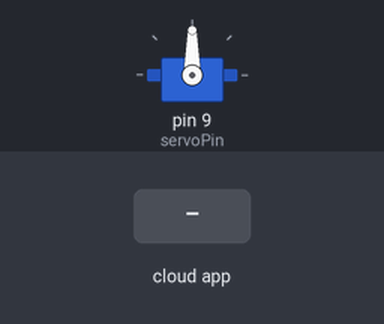
A sketch run on a simulated Arduino Uno, built with avr-gcc and run on an emulated ATmega328P. On the bench: servo. The test bench sets the inputs (shaded band). The ROS host is connected and sends only what is stated.

Above: at 1.2 s.
1.3 s: the phone or cloud app sets servo_topic to 0
At 2.0 s:
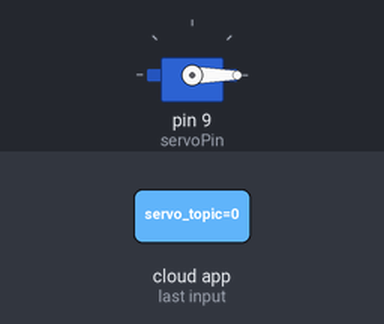
2.8 s: the phone or cloud app sets servo_topic to 45
At 3.1 s:
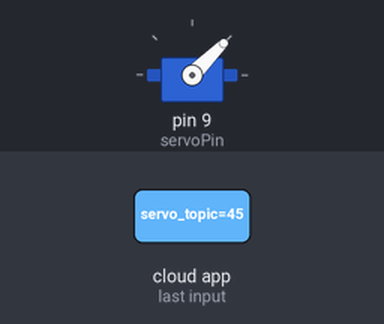
4.3 s: the phone or cloud app sets servo_topic to 180
At 5.5 s:
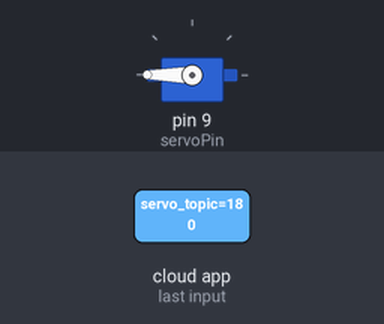
5.8 s: the phone or cloud app sets servo_topic to 90
At 6.6 s:
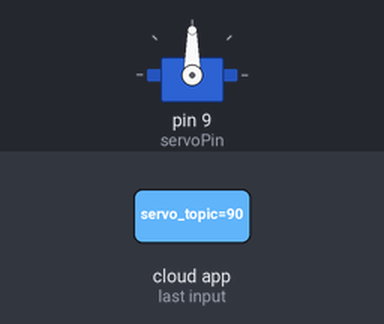
Timing chart, 0 to 8.3 s (numbered marks = the images above; inputs shaded):
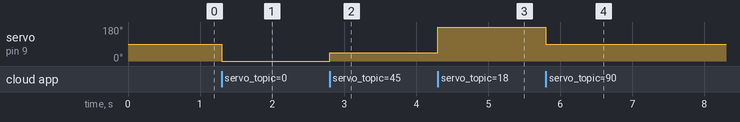

The sketch:

servo_motor.ino
```cpp
#include <ros.h>
#include <std_msgs/Int16.h>
#include <Servo.h>

// Define the servo pin
const int servoPin = 9;

// Create a Servo object
Servo myServo;

// ROS NodeHandle
ros::NodeHandle nh;

// Callback function for the subscriber
void servoCallback(const std_msgs::Int16& msg) {
  // Map the incoming value (0 to 180) to the servo range (0 to 180)
  int angle = map(msg.data, 0, 180, 0, 180);

  // Move the servo to the specified angle
  myServo.write(angle);
}

// ROS Subscriber
ros::Subscriber<std_msgs::Int16> servoSub("servo_topic", &servoCallback);

void setup() {
  // Start the serial communication
  Serial.begin(115200);

  // Attach the servo to the specified pin
  myServo.attach(servoPin);

  // Initialize the ROS node
  nh.initNode();

  // Subscribe to the servo topic
  nh.subscribe(servoSub);

  // Wait for the connection to be established
  nh.loginfo("Servo control node initialized");
}

void loop() {
  // Handle ROS communication
  nh.spinOnce();

  // Add any additional loop code here
}
```

Measured:
- after the input at 1.3 s, servo on pin 9 (servoPin): 90° → 0° at once
- after the input at 2.8 s, servo on pin 9 (servoPin): 0° → 45° at once
- after the input at 4.3 s, servo on pin 9 (servoPin): 45° → 180° at once
- after the input at 5.8 s, servo on pin 9 (servoPin): 180° → 90° at once
